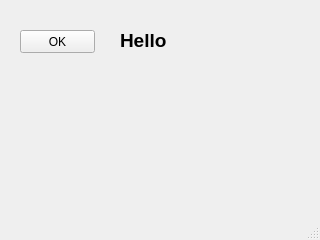
<?xml version="1.0" encoding="UTF-8"?>
<ui version="4.0">
 <class>MainWindow</class>
 <widget class="QMainWindow" name="MainWindow">
  <property name="geometry">
   <rect>
    <x>0</x>
    <y>0</y>
    <width>320</width>
    <height>240</height>
   </rect>
  </property>
  <property name="windowTitle">
   <string>EX01-bouton</string>
  </property>
  <widget class="QWidget" name="centralwidget">
   <widget class="QPushButton" name="pushButton">
    <property name="geometry">
     <rect>
      <x>20</x>
      <y>30</y>
      <width>75</width>
      <height>23</height>
     </rect>
    </property>
    <property name="text">
     <string>OK</string>
    </property>
   </widget>
   <widget class="QLabel" name="label">
    <property name="geometry">
     <rect>
      <x>120</x>
      <y>20</y>
      <width>101</width>
      <height>41</height>
     </rect>
    </property>
    <property name="font">
     <font>
      <pointsize>14</pointsize>
      <weight>75</weight>
      <bold>true</bold>
     </font>
    </property>
    <property name="text">
     <string>Hello</string>
    </property>
   </widget>
  </widget>
  <widget class="QMenuBar" name="menubar">
   <property name="geometry">
    <rect>
     <x>0</x>
     <y>0</y>
     <width>320</width>
     <height>21</height>
    </rect>
   </property>
  </widget>
  <widget class="QStatusBar" name="statusbar"/>
 </widget>
 <resources/>
 <connections/>
</ui>
